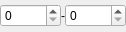
<?xml version="1.0" encoding="UTF-8"?>
<ui version="4.0">
 <class>SpinForm</class>
 <widget class="QWidget" name="SpinForm">
  <property name="geometry">
   <rect>
    <x>0</x>
    <y>0</y>
    <width>119</width>
    <height>32</height>
   </rect>
  </property>
  <property name="windowTitle">
   <string>Form</string>
  </property>
  <layout class="QGridLayout" name="gridLayout">
   <property name="leftMargin">
    <number>0</number>
   </property>
   <property name="topMargin">
    <number>0</number>
   </property>
   <property name="rightMargin">
    <number>0</number>
   </property>
   <property name="bottomMargin">
    <number>0</number>
   </property>
   <property name="spacing">
    <number>0</number>
   </property>
   <item row="0" column="0">
    <widget class="QSpinBox" name="spinBox_min">
     <property name="maximum">
      <number>99999</number>
     </property>
    </widget>
   </item>
   <item row="0" column="1">
    <widget class="QLabel" name="label_line">
     <property name="maximumSize">
      <size>
       <width>5</width>
       <height>16777215</height>
      </size>
     </property>
     <property name="styleSheet">
      <string notr="true">font: 75 16pt &quot;Arial&quot;;</string>
     </property>
     <property name="text">
      <string>-</string>
     </property>
     <property name="alignment">
      <set>Qt::AlignCenter</set>
     </property>
    </widget>
   </item>
   <item row="0" column="2">
    <widget class="QSpinBox" name="spinBox_max">
     <property name="maximum">
      <number>99999</number>
     </property>
    </widget>
   </item>
  </layout>
 </widget>
 <resources/>
 <connections/>
</ui>
